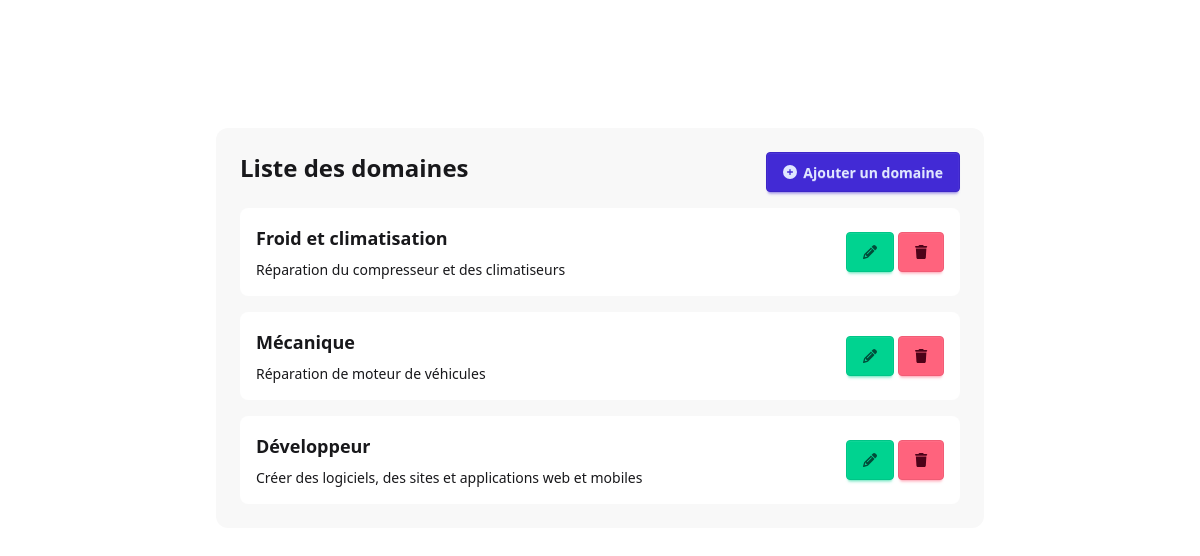
Page /domaine/ on the committed database.
### helpdeskapp/models.py (models this page shows, shortened)
class Domaine(models.Model):
    intitule = models.CharField(max_length=100)
    description = models.CharField(max_length=100)

### helpdeskapp/views.py (the view)
# urls.py: path('domaine/', liste_domaines, name='liste_domaines'),
def liste_domaines(request):
    domaines = Domaine.objects.all()
    return render(request, 'domaine/liste.html', {'domaines': domaines})

### helpdeskapp/templates/domaine/liste.html (shortened to what this page needs)
{% extends 'base.Html' %}
{% block content %}
<div class="w-full bg-base-200">
    <div class="mb-4 flex justify-between icons-center">
        <h1 class="text-2xl font-bold">Liste des domaines</h1>
        <a href="{%url 'add_domaine' %}" class="btn btn-primary">
            <i class="fa fa-circle-plus"></i>
            Ajouter un domaine
        </a>
    </div>
    <div class="space-y-4 w-full">
        {% for domaine in domaines %}
        <div class="p-4 bg-base-100 rounded-lg w-full flex justify-between items-center">
            <div class="space-y-2">
                <p class="font-bold text-lg">{{ domaine.intitule }}</p>
                <p class="text-sm">{{ domaine.description }}</p>
            </div>
            <div class="space-y">
                <a href="{%url 'update_domaine' domaine.id %}" class="btn btn-success">
                    <i class="fa fa-pencil"></i>
                </a>
                <a href="{%url 'delete_domaine' domaine.id %}" class="btn btn-error">
                    <i class="fa fa-trash"></i>
                </a>
            </div>
        </div>
        {% endfor %}
    </div>
</div>
{% endblock %}

### rows in the picture
Domaine: intitule "Froid et climatisation", description "Réparation du compresseur et des climatiseurs"
Domaine: intitule "Mécanique", description "Réparation de moteur de véhicules"
Domaine: intitule "Développeur", description "Créer des logiciels, des sites et applications web et mobiles"
